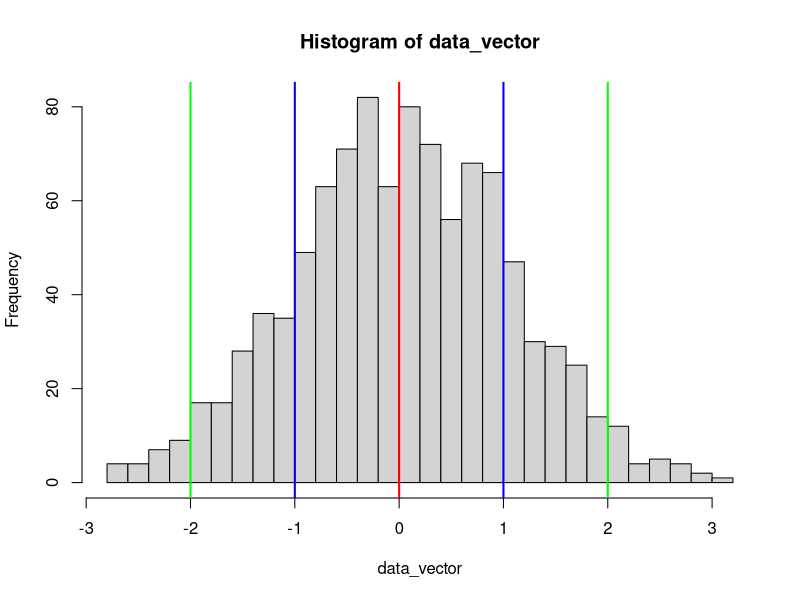
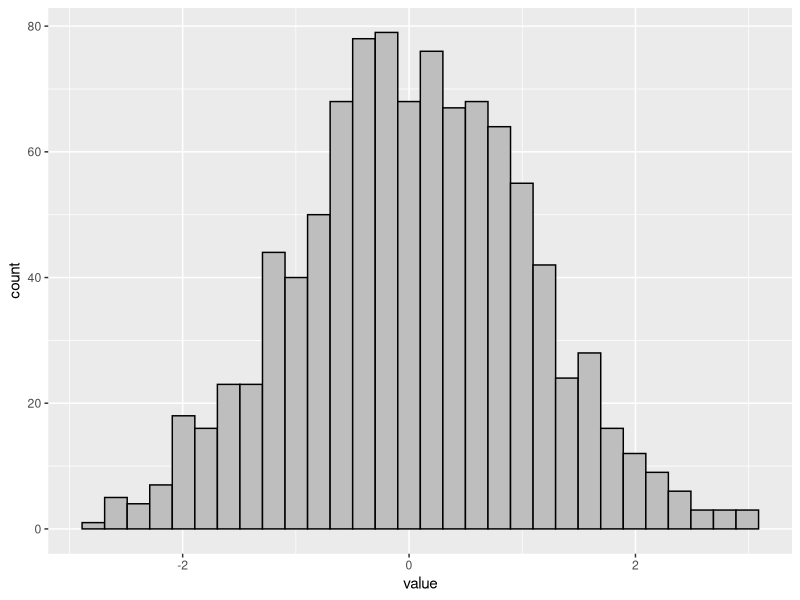

The R script that drew these images, in order:
## ---- chunk 1
stopifnot(requireNamespace("htmltools"))
htmltools::tagList(rmarkdown::html_dependency_font_awesome())
knitr::opts_chunk$set(
  message = FALSE, warning = FALSE, error = FALSE
)
stopifnot(require(tidyverse))
## ---- chunk 2
data_vector <- rnorm(n = 1000, mean = 0, sd = 1)
## ---- chunk 3
summary(data_vector)
## ---- chunk 4
hist(data_vector, breaks = 30)
abline(v = 0, col="red", lwd=2)
abline(v = c(-1, 1), col="blue", lwd=2)
abline(v = c(-2, 2), col="green", lwd=2)
## ---- chunk 5
ggplot() + geom_histogram(
    aes(x = value), data = tibble(value = data_vector),
    bins = 30, color = "black", fill = "grey")
## ---- chunk 6
data_vector <- rnorm(n = 1E6, mean = 0, sd = 1)
